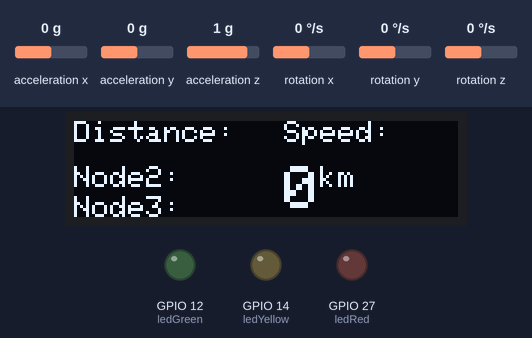
A sketch run on a simulated ESP32. Parts: 128×32 one-colour display, output pins drawn as LEDs (lit = HIGH). Inputs (shaded band) come from the test bench; at power-on: acceleration x 0 g, acceleration y 0 g, acceleration z 1 g, rotation x 0 °/s, rotation y 0 °/s, rotation z 0 °/s. The display library's start-up logo is not drawn; a WiFi scan finds three made-up networks; random numbers use the default seed unless the sketch sets one; what the sketch prints to the serial monitor is not drawn.

Above: at 6.1 s.
6.2 s: acceleration x set to 0.2 g
At 10.1 s:
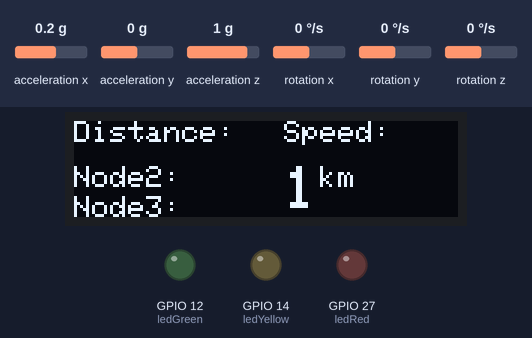
12.1 s: acceleration x set to 0.8 g
At 16.4 s:
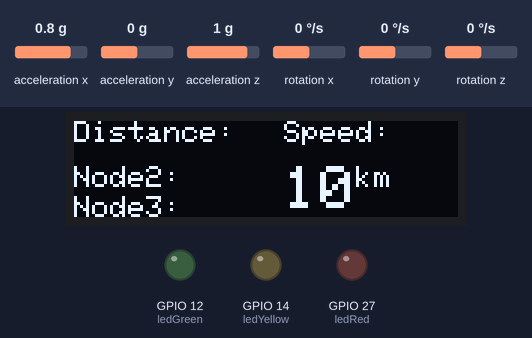
18.0 s: acceleration x set to 0.7 g
At 23.8 s:
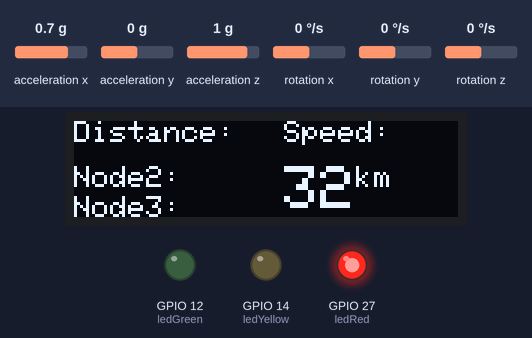
23.9 s: acceleration x set to 0.4 g
At 29.0 s:
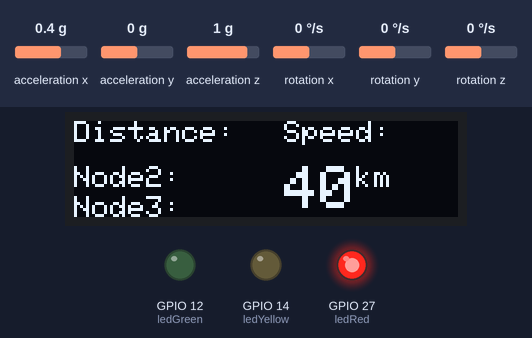
Timing chart, 0 to 30.5 s (numbered marks = the images above; inputs shaded):
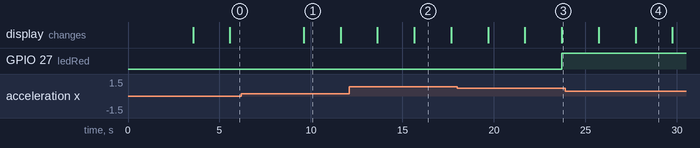

Measured:
- the behaviour switches between 0 and 0.1 g on acceleration x (found by bisection; images 0 and 1)
- after the input at 6.2 s, the display: changes after 3.4 s (image 1)
- what the display in image 1 shows lasts 2.0 s, from 9.6 s to 11.6 s

The sketch:

Node1_UjiEX3-ESP.ino
```cpp
#include <Wire.h>
#include <WiFi.h>
#include <math.h>
#include <MPU6050_tockn.h>
#include <Adafruit_GFX.h>
#include <Adafruit_SSD1306.h>
#include <Adafruit_Sensor.h>

MPU6050 mpu(Wire);

#define SCREEN_WIDTH 128
#define SCREEN_HEIGHT 32

#define ledRed 27
#define ledYellow 14
#define ledGreen 12

#define OLED_RESET     -1 // Reset pin # (or -1 if sharing Arduino reset pin)
#define SCREEN_ADDRESS 0x3C ///< See datasheet for Address; 0x3D for 128x64, 0x3C for 128x32
Adafruit_SSD1306 display = Adafruit_SSD1306(SCREEN_WIDTH, SCREEN_HEIGHT, &Wire, OLED_RESET);

// Variables for storing acceleration and velocity values
int interval = 100;
int dataOutn2 = 0, dataOutn3 = 0;
float accelerationX, accelerationY, vKmX, vKmY, veloKm;
float velocityX = 0.0, velocityY = 0.0;
unsigned long prevTime, currentMillis = 0, prevMillis = 0;

// Wi-Fi related variables
float distance_node2, distance_node3;
int rssi_2, rssi_3;
String ssid;
//const char* ssid = "KelinciPercobaanLite";
//const char* password = "qwerty123";
const char *soft_ap_ssid = "Node-1 ESP";    /*Create a SSID for ESP32 Access Point*/
const char *soft_ap_password = "123456789"; /*Create Password for ESP32 AP*/

// Log-normal shadowing model parameters
float referenceDistance = 1.0; // Referensi jarak dalam meters
float referenceRSSI = -40.0; // RSSI dengan referensi jarak
float pathLossExponent = 4.0; // Path loss exponent (shadowing urban celluar radio 3-5)
float shadowingStdDev = 3.0; // Standard deviation di log-normal shadowing dalam satuan dB

float LNSM(int rssi) {
  // Calculate distance using log-normal shadowing model
  float shadowing = randomLogNormal(shadowingStdDev);
  float distance = pow(10, ((referenceRSSI - rssi - shadowing) / (10 * pathLossExponent))) * referenceDistance;

  return distance;
}

void ledNotif(void) {
  if ((51 <= veloKm) && (veloKm >=  60)) {
    if ((distance_node2 < 41) || (distance_node3 < 41)) {
      digitalWrite(ledRed, HIGH);
      digitalWrite(ledYellow, LOW);
      digitalWrite(ledGreen, LOW);
    } else if (((41 < distance_node2) && (distance_node2 > 60)) || ((41 < distance_node3) && (distance_node3 > 60))) {
      digitalWrite(ledRed, LOW);
      digitalWrite(ledYellow, HIGH);
      digitalWrite(ledGreen, LOW);
    } else {
      digitalWrite(ledRed, LOW);
      digitalWrite(ledYellow, LOW);
      digitalWrite(ledGreen, HIGH);
    }
  } else if ((41 <= veloKm) && (veloKm >= 50)) {
    if ((distance_node2 < 25) || (distance_node3 < 25)) {
      digitalWrite(ledRed, HIGH);
      digitalWrite(ledYellow, LOW);
      digitalWrite(ledGreen, LOW);
    } else if (((25 < distance_node2) && (distance_node2 > 50)) || ((25 < distance_node3) && (distance_node3 > 50))) {
      digitalWrite(ledRed, LOW);
      digitalWrite(ledYellow, HIGH);
      digitalWrite(ledGreen, LOW);
    } else {
      digitalWrite(ledRed, LOW);
      digitalWrite(ledYellow, LOW);
      digitalWrite(ledGreen, HIGH);
    }
  } else if ((31 <= veloKm) && (veloKm >= 40)) {
    if ((distance_node2 < 20) || (distance_node3 < 20)) {
      digitalWrite(ledRed, HIGH);
      digitalWrite(ledYellow, LOW);
      digitalWrite(ledGreen, LOW);
    } else if (((20 < distance_node2) && (distance_node2 > 40)) || ((20 < distance_node3) && (distance_node3 > 40))) {
      digitalWrite(ledRed, LOW);
      digitalWrite(ledYellow, HIGH);
      digitalWrite(ledGreen, LOW);
    } else {
      digitalWrite(ledRed, LOW);
      digitalWrite(ledYellow, LOW);
      digitalWrite(ledGreen, HIGH);
    }
  } else if ((21 <= veloKm) && (veloKm >= 30)) {
    if ((distance_node2 < 15) || (distance_node3 < 15)) {
      digitalWrite(ledRed, HIGH);
      digitalWrite(ledYellow, LOW);
      digitalWrite(ledGreen, LOW);
    } else if (((15 < distance_node2) && (distance_node2 > 30)) || ((15 < distance_node3) && (distance_node3 > 30))) {
      digitalWrite(ledRed, LOW);
      digitalWrite(ledYellow, HIGH);
      digitalWrite(ledGreen, LOW);
    } else {
      digitalWrite(ledRed, LOW);
      digitalWrite(ledYellow, LOW);
      digitalWrite(ledGreen, HIGH);
    }
  }
}

void findWifi(void) {
  // find wifi rssi
  int n = WiFi.scanNetworks();

  if (n == 0) {
    Serial.println("no networks found");
  } else {
    //    Serial.print(n);
    //    Serial.println(" networks found");
    for (int i = 0; i < n; ++i) {
      // Print SSID and RSSI for each network found
      ssid = WiFi.SSID(i);
      if (ssid == "Node-2 ESP") {
        rssi_2 = WiFi.RSSI(i);
        Serial.print("RSSI Node 2 : ");
        Serial.println(rssi_2, 0);
        distance_node2 = LNSM(rssi_2);
        dataOutn2 = 2;
      }
      else if (ssid == "Node-3 ESP") {
        rssi_3 = WiFi.RSSI(i);
        Serial.print("RSSI Node 3 : ");
        Serial.println(rssi_3, 0);
        distance_node3 = LNSM(rssi_3);
        dataOutn3 = 3;
      }
    }
  }
}

void setWifi(void) {
  WiFi.mode(WIFI_AP_STA);  /*ESP32 Access point configured*/
  WiFi.disconnect();
  Serial.println("\n[*] Creating ESP32 AP");
  WiFi.softAP(soft_ap_ssid, soft_ap_password);  /*Configuring ESP32 access point SSID and password*/
  WiFi.setTxPower(WIFI_POWER_2dBm);
  Serial.print("[+] AP Created with IP Gateway ");
  Serial.println(WiFi.softAPIP());     /*Printing AP IP address*/
}

void mpu6050(void) {
  // Read accelerometer data
  mpu.update();
  accelerationX = mpu.getAccX();
  accelerationY = mpu.getAccY();

  // Calculate time difference
  unsigned long currentTime = micros();
  float timeDiff = (currentTime - prevTime) / 1000000.0; // Convert to seconds

  // Calculate velocity using the trapezoidal rule
  velocityX += (accelerationX * timeDiff);
  velocityY += (accelerationY * timeDiff);

  vKmX = velocityX * 3.6;
  vKmY = velocityY * 3.6;

  if (vKmX > 0) {
    veloKm = vKmX;
  } else {
    veloKm = 0;
  }

  // Update previous time
  prevTime = currentTime;
}

void setup() {
  Serial.begin(115200);
  Wire.begin();
  mpu.begin();

  pinMode(ledRed, OUTPUT);
  pinMode(ledYellow, OUTPUT);
  pinMode(ledGreen, OUTPUT);

  setWifi();
  // --- set display oled --- //
  if (!display.begin(SSD1306_SWITCHCAPVCC, SCREEN_ADDRESS)) {
    Serial.println(F("SSD1306 allocation failed"));
    for (;;);
  }
  // --- End Oled --- //

  // --- set MPU --- //
  // Calibrate the MPU6050
  mpu.calcGyroOffsets(true);

  // Get initial time
  prevTime = micros();
  // --- End MPU --- //

  display.display();
  display.setTextColor(WHITE);
  display.setRotation(0);
  delay(500);
  testscan();
}

void loop() {
  mpu6050();
  findWifi();
  displayOled();
  ledNotif();
  // Print the horizontal velocity
  // Print the calculated distance
  Serial.print("RSSI Node 2: ");
  Serial.print(rssi_2);
  Serial.print(" dBm, ");
  Serial.print("Distance: ");
  Serial.print(distance_node2);
  Serial.print(" meters, ");
  Serial.print("Velocity X: ");
  Serial.print(velocityX);
  Serial.print(" m/s, ");
  Serial.print(veloKm);
  Serial.println(" km/h");
}

void displayOled(void) {
  display.clearDisplay();
  if (dataOutn2 == 2) {
    //node 2 display
    display.setTextSize(1);
    display.setCursor(0, 15);
    display.print("Node2:");
    display.print(distance_node2, 1);
    display.print("m");
    dataOutn2 = 0;
  } if (dataOutn3 == 3) {
    //node 3 display
    display.setTextSize(1);
    display.setCursor(0, 25);
    display.print("Node3:");
    display.print(distance_node3, 1);
    display.print("m");
    dataOutn3 = 0;
  }
  //distance
  display.setTextSize(1);
  display.setCursor(0, 0);
  display.print("Distance:");
  display.setCursor(0, 15);
  display.print("Node2:");
  display.setCursor(0, 25);
  display.print("Node3:");
  //kecepatan
  display.setTextSize(1);
  display.setCursor(70, 0);
  display.print("Speed:");
  display.setTextSize(2);
  display.setCursor(70, 15);
  display.print(veloKm, 0);
  display.setTextSize(1);
  display.print("km");
  display.display();
}

void testscan(void) {
  display.clearDisplay();
  //starting scan
  display.setTextSize(1);
  display.setCursor(32, 15);
  display.print("Scan Starting");
  display.display();
}

float randomLogNormal(float stdDev) {
  float mu = 0.0; // Mean of the log-normal distribution
  float sigma = log(1 + (stdDev * stdDev)); // Standard deviation of the log-normal distribution

  float x = randomGaussian();
  float y = exp(mu + (sigma * x));

  return y;
}

float randomGaussian() {
  float v1, v2, s;

  do {
    v1 = 2.0 * randomFloat() - 1.0;
    v2 = 2.0 * randomFloat() - 1.0;
    s = v1 * v1 + v2 * v2;
  } while (s >= 1.0 || s == 0.0);

  float multiplier = sqrt(-2.0 * log(s) / s);

  return v1 * multiplier;
}

float randomFloat() {
  return random(0, RAND_MAX) / static_cast<float>(RAND_MAX);
}
```
